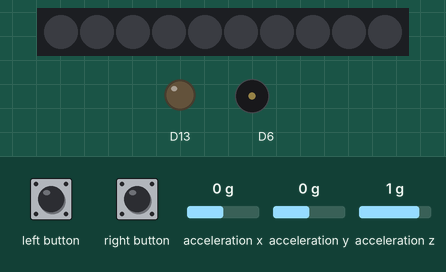
Recording of a sketch running on a simulated Adafruit Circuit Playground Express. Shown: 10 RGB LEDs in strip order, left to right, output pins drawn as LEDs (lit = HIGH), buzzer (waves = sounding). Dashed ring = blinking. The test bench sets the inputs (shaded band); at power-on: acceleration x 0 g, acceleration y 0 g, acceleration z 1 g.

Above: at 2.8 s.
2.9 s: left button pressed for 1.25 s
At 3.9 s:
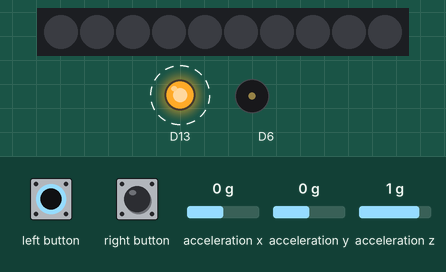
6.6 s: right button pressed for 1.25 s
At 10.8 s:
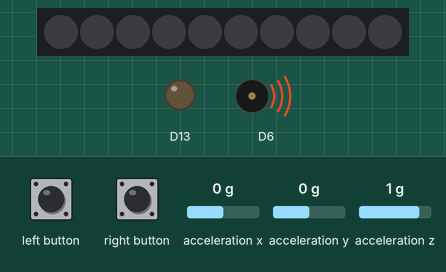
Timing chart, 0 to 17.6 s (numbered marks = the images above; inputs shaded):
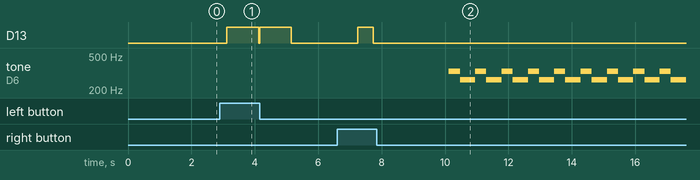

Measured:
- after the input at 2.9 s, D13: alternates HIGH for 1.0 s and LOW for 0.03 s, starting after 0.22 s
- after the input at 6.6 s, D13: LOW → HIGH after 0.64 s, → LOW 0.50 s later; tone on D6: alternates 330 Hz for 0.35 s and 262 Hz for 0.48 s, starting after 3.5 s

The sketch:

ENG_10_Team_C_Project.ino
```cpp
/*
 * ENG 10 Team C -- Got Sleep?
 * Team Members: Aurelio Perez, Ethan Stephenson, Nick Krolikowski, Susanna He
 * Project: Roommate-Friendly Alarm
 */

#include <Adafruit_CircuitPlayground.h>
#include <Wire.h>
#include <SPI.h>

#define MOVE_THRESHOLD 50

float value; // value of sound pressure level
bool leftButtonPressed;
bool rightButtonPressed;
int inputHour = 0;
float X, Y, Z; // variables to store the respective coordinates

void setup()
{
  Serial.begin(9600);
  CircuitPlayground.begin();
}

bool isMoving()
{
  X = CircuitPlayground.motionX();
  Y = CircuitPlayground.motionY();
  Z = CircuitPlayground.motionZ();

  double storedVector = X*X;
  storedVector += Y*Y;
  storedVector += Z*Z;
  storedVector = sqrt(storedVector);

  delay(100);

  X = CircuitPlayground.motionX();
  Y = CircuitPlayground.motionY();
  Z = CircuitPlayground.motionZ();

  double newVector = X*X;
  newVector += Y*Y;
  newVector += Z*Z;
  newVector = sqrt(newVector);

  if (abs(10*newVector - 10*storedVector) > MOVE_THRESHOLD)
  {
    return true;
  }
  return false;
}

void loop()
{
  leftButtonPressed = CircuitPlayground.leftButton();
  rightButtonPressed = CircuitPlayground.rightButton();
  value = CircuitPlayground.mic.soundPressureLevel(30);  // Take 30 milliseconds of sound data to calculate
  bool deactivated = false;
  bool activated = false;

  if (leftButtonPressed)
  {
    deactivated = false;
    inputHour++;
    CircuitPlayground.redLED(HIGH);
  }

  if (rightButtonPressed)
  {
    CircuitPlayground.redLED(HIGH);
    delay(500);
    CircuitPlayground.redLED(LOW);
    int i;
    for(i = 0; i < inputHour; i++)
    {
      delay(1000); //1000ms = 1 second, for testing
      //delay(3600000); //1 hour
    }
    activated = true;
    while(!deactivated)
    {
      value = CircuitPlayground.mic.soundPressureLevel(30);
      if(value > 90 || isMoving())
      {
        deactivated = true;
        activated = false;
        inputHour = 0;
      }
      delay(250);

      CircuitPlayground.playTone(330, 2200, false);
      if(value > 90 || isMoving())
      {
        deactivated = true;
        activated = false;
        inputHour = 0;
      }
      delay(250);
      CircuitPlayground.playTone(262, 2200, false);
      if(value > 90 || isMoving())
      {
        deactivated = true;
        activated = false;
        inputHour = 0;
      }
    }
  }
  delay(1000);
  CircuitPlayground.redLED(LOW);
}
```
